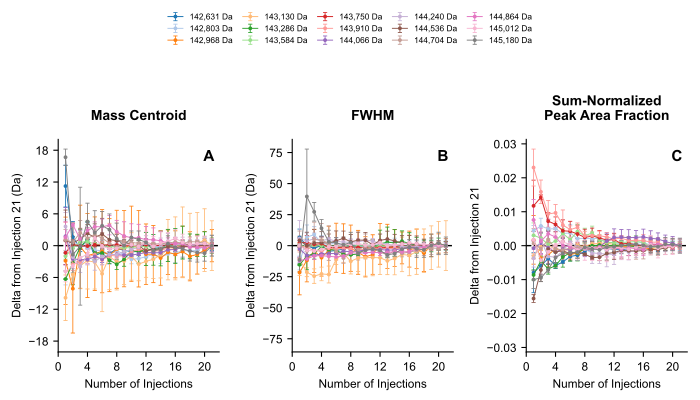

This figure's Python source:
"""Create the Rabbit IgG delta plots used in Figure S8.

Each plotted value is the replicate mean at an injection count minus the
replicate mean at injection 21. Error bars are SEM in the original metric
units. Peak-area fractions are normalized over the retained target peaks in
each UniDec peak-parameter file.
"""

import re
from pathlib import Path

import matplotlib.pyplot as plt
from matplotlib.ticker import MaxNLocator
import numpy as np
import pandas as pd


REPLICATE_FOLDERS = [
    Path(r"Z:\Group Share\BHT\Temp\Paper\Stats\Amgen Rabbit IgG Rep 1"),
    Path(r"Z:\Group Share\BHT\Temp\Paper\Stats\Amgen Rabbit IgG Rep 2"),
    Path(r"Z:\Group Share\BHT\Temp\Paper\Stats\Amgen Rabbit IgG Rep 3"),
]

TARGET_MASSES = {
    "142,631 Da": 142631.0,
    "142,803 Da": 142803.0,
    "142,968 Da": 142968.0,
    "143,130 Da": 143130.0,
    "143,286 Da": 143286.0,
    "143,584 Da": 143584.0,
    "143,750 Da": 143750.0,
    "143,910 Da": 143910.0,
    "144,066 Da": 144066.0,
    "144,240 Da": 144240.0,
    "144,536 Da": 144536.0,
    "144,704 Da": 144704.0,
    "144,864 Da": 144864.0,
    "145,012 Da": 145012.0,
    "145,180 Da": 145180.0,
}

MASS_TOLERANCE_DA = 100.0
EXPECTED_INJECTIONS = tuple(range(1, 22))
REFERENCE_INJECTION = 21
OUTPUT_DPI = 300
OUTPUT_DIRECTORY = Path(__file__).resolve().parent
OUTPUT_PNG = OUTPUT_DIRECTORY / "Figure S8.png"
OUTPUT_PDF = OUTPUT_DIRECTORY / "Figure S8.pdf"
OUTPUT_CSV = OUTPUT_DIRECTORY / "Figure S8_results.csv"

BASE_FONT_SIZE = 8.5
PANEL_TITLE_FONT_SIZE = 10
SUBPLOT_LABEL_FONT_SIZE = 11
LEGEND_FONT_SIZE = 6
FIGURE_SIZE_INCHES = (7.0, 4.0)
AXIS_STROKE_WIDTH = 0.8

REQUIRED_COLUMNS = {
    "Mass",
    "Area",
    "MassCentroid",
    "MassFWHM",
}

METRICS = {
    "centroid": {
        "title": "Mass Centroid",
        "source": "Mass Centroid (Da)",
        "ylabel": f"Delta from Injection {REFERENCE_INJECTION} (Da)",
        "minimum_limit": 1.0,
    },
    "fwhm": {
        "title": "FWHM",
        "source": "FWHM (Da)",
        "ylabel": f"Delta from Injection {REFERENCE_INJECTION} (Da)",
        "minimum_limit": 1.0,
    },
    "area_fraction": {
        "title": "Sum-Normalized\nPeak Area Fraction",
        "source": "Sum-Normalized Peak Area Fraction",
        "ylabel": f"Delta from Injection {REFERENCE_INJECTION}",
        "minimum_limit": 0.01,
    },
}


def extract_injection_number(path: Path) -> int:
    """Extract an injection count from a ``merged_N_peakparam.dat`` name."""
    match = re.search(r"merged_(\d+)_", path.name)
    if match is None:
        raise ValueError(f"Could not determine injection number from: {path.name}")
    return int(match.group(1))


def load_peak_parameters(path: Path) -> pd.DataFrame:
    """Load and validate one UniDec peak-parameter file."""
    table = pd.read_csv(path, sep=r"\s+", encoding="utf-8")
    missing_columns = REQUIRED_COLUMNS.difference(table.columns)
    if missing_columns:
        missing = ", ".join(sorted(missing_columns))
        raise ValueError(f"Missing columns ({missing}) in: {path}")

    table = table.copy()
    for column in REQUIRED_COLUMNS:
        table[column] = pd.to_numeric(table[column], errors="coerce")
    if table[list(REQUIRED_COLUMNS)].isna().any().any():
        raise ValueError(f"Non-numeric required values found in: {path}")
    return table


def match_target_peaks(
    table: pd.DataFrame,
    path: Path,
) -> dict[str, pd.Series]:
    """Return the closest in-tolerance row for each available target peak."""
    matched: dict[str, pd.Series] = {}
    for peak_name, target_mass in TARGET_MASSES.items():
        mass_error = (table["Mass"] - target_mass).abs()
        candidates = table.loc[mass_error <= MASS_TOLERANCE_DA]
        if candidates.empty:
            print(
                f"Warning: No {peak_name} peak within {MASS_TOLERANCE_DA:g} Da "
                f"in {path.name}"
            )
            continue
        closest_index = mass_error.loc[candidates.index].idxmin()
        matched[peak_name] = table.loc[closest_index]
    return matched


def collect_measurements() -> pd.DataFrame:
    """Collect matched Rabbit IgG peak measurements from every replicate."""
    records: list[dict[str, float | int | str]] = []

    for replicate, folder in enumerate(REPLICATE_FOLDERS, start=1):
        if not folder.is_dir():
            raise FileNotFoundError(f"Replicate folder not found: {folder}")

        files = list(folder.glob("*_peakparam.dat"))
        files.sort(key=extract_injection_number)
        found_injections = tuple(extract_injection_number(path) for path in files)
        if found_injections != EXPECTED_INJECTIONS:
            raise ValueError(
                f"Replicate {replicate} must contain injections 1--21 exactly once; "
                f"found {found_injections}"
            )

        for path in files:
            injection_number = extract_injection_number(path)
            table = load_peak_parameters(path)
            matched_peaks = match_target_peaks(table, path)
            if not matched_peaks:
                raise ValueError(f"No target peaks were matched in: {path}")

            matched_area_sum = sum(
                float(peak["Area"]) for peak in matched_peaks.values()
            )
            if matched_area_sum <= 0.0:
                raise ValueError(f"Matched peak areas do not have a positive sum: {path}")

            for peak_name, peak in matched_peaks.items():
                peak_area = float(peak["Area"])
                if peak_area < 0.0:
                    raise ValueError(f"Negative matched peak area found in: {path}")
                records.append(
                    {
                        "Peak": peak_name,
                        "Target Mass (Da)": TARGET_MASSES[peak_name],
                        "Injection Number": injection_number,
                        "Replicate": replicate,
                        "Matched Mass (Da)": float(peak["Mass"]),
                        "Mass Centroid (Da)": float(peak["MassCentroid"]),
                        "FWHM (Da)": float(peak["MassFWHM"]),
                        "Sum-Normalized Peak Area Fraction": (
                            peak_area / matched_area_sum
                        ),
                        "Source File": str(path),
                    }
                )

    measurements = pd.DataFrame.from_records(records)
    if measurements.empty:
        raise ValueError("No Rabbit IgG target measurements were matched")
    return measurements


def standard_error(values: np.ndarray) -> float:
    """Return SEM; a single available replicate has an SEM of zero."""
    if values.size < 2:
        return 0.0
    return float(np.std(values, ddof=1) / np.sqrt(values.size))


def create_delta_results(measurements: pd.DataFrame) -> pd.DataFrame:
    """Calculate replicate means, SEM, and deltas from injection 21."""
    rows: list[dict[str, float | int | str]] = []

    for peak_name, target_mass in TARGET_MASSES.items():
        peak_data = measurements.loc[measurements["Peak"] == peak_name]
        for metric_name, metric in METRICS.items():
            reference_values = peak_data.loc[
                peak_data["Injection Number"] == REFERENCE_INJECTION,
                metric["source"],
            ].to_numpy(dtype=float)
            if reference_values.size == 0:
                print(
                    f"Warning: No injection {REFERENCE_INJECTION} reference for "
                    f"{peak_name} ({metric['title']}); series omitted"
                )
                continue
            reference_mean = float(np.mean(reference_values))

            for injection_number in EXPECTED_INJECTIONS:
                values = peak_data.loc[
                    peak_data["Injection Number"] == injection_number,
                    metric["source"],
                ].to_numpy(dtype=float)
                if values.size == 0:
                    continue
                mean = float(np.mean(values))
                rows.append(
                    {
                        "Peak": peak_name,
                        "Target Mass (Da)": target_mass,
                        "Metric": metric["title"].replace("\n", " "),
                        "Reference Injection": REFERENCE_INJECTION,
                        "Reference Mean": reference_mean,
                        "Injection Number": injection_number,
                        "Replicate Count": int(values.size),
                        "Mean": mean,
                        "Delta": mean - reference_mean,
                        "SEM": standard_error(values),
                    }
                )

    results = pd.DataFrame.from_records(rows)
    if results.empty:
        raise ValueError("No delta results could be calculated")
    return results


def get_peak_colors() -> dict[str, tuple[float, ...]]:
    """Assign each target peak a stable color from the tab20 palette."""
    colors = plt.get_cmap("tab20").colors
    return {
        peak_name: colors[index]
        for index, peak_name in enumerate(TARGET_MASSES)
    }


def set_delta_axis_limits(
    axis: plt.Axes,
    metric_results: pd.DataFrame,
    minimum_limit: float,
) -> None:
    """Set symmetric limits that contain every mean +/- SEM and zero."""
    lower = metric_results["Delta"].to_numpy(dtype=float) - metric_results[
        "SEM"
    ].to_numpy(dtype=float)
    upper = metric_results["Delta"].to_numpy(dtype=float) + metric_results[
        "SEM"
    ].to_numpy(dtype=float)
    maximum = max(
        float(np.max(np.abs(lower))),
        float(np.max(np.abs(upper))),
        minimum_limit,
    )
    axis.set_ylim(-maximum * 1.10, maximum * 1.10)
    axis.yaxis.set_major_locator(MaxNLocator(nbins=7, symmetric=True))


def make_figure(results: pd.DataFrame) -> plt.Figure:
    """Create the three-panel Rabbit IgG delta plot."""
    figure, axes = plt.subplots(
        1,
        len(METRICS),
        squeeze=False,
        sharex=True,
        figsize=FIGURE_SIZE_INCHES,
    )
    axes = axes[0]
    peak_colors = get_peak_colors()
    legend_handles = []
    legend_labels = []

    for panel_index, (axis, (metric_name, metric)) in enumerate(
        zip(axes, METRICS.items())
    ):
        metric_title = metric["title"].replace("\n", " ")
        metric_results = results.loc[results["Metric"] == metric_title]

        axis.set_title(
            metric["title"],
            fontsize=PANEL_TITLE_FONT_SIZE,
            fontweight="bold",
            pad=14,
        )
        axis.text(
            0.97,
            0.95,
            chr(ord("A") + panel_index),
            transform=axis.transAxes,
            fontsize=SUBPLOT_LABEL_FONT_SIZE,
            fontweight="bold",
            ha="right",
            va="top",
            clip_on=True,
            zorder=10,
        )
        axis.axhline(
            0,
            color="black",
            linestyle="--",
            linewidth=1.0,
            zorder=1,
        )

        for peak_name in TARGET_MASSES:
            peak_results = metric_results.loc[
                metric_results["Peak"] == peak_name
            ].sort_values("Injection Number")
            if peak_results.empty:
                continue
            color = peak_colors[peak_name]
            plotted = axis.errorbar(
                peak_results["Injection Number"],
                peak_results["Delta"],
                yerr=peak_results["SEM"],
                marker="o",
                linestyle="-",
                linewidth=0.7,
                markersize=1.8,
                capsize=1.5,
                color=color,
                markerfacecolor=color,
                markeredgecolor=color,
                ecolor=color,
                elinewidth=0.6,
                capthick=0.6,
                label=peak_name,
                zorder=2,
            )
            if panel_index == 0:
                legend_handles.append(plotted)
                legend_labels.append(peak_name)

        set_delta_axis_limits(axis, metric_results, metric["minimum_limit"])
        axis.xaxis.set_major_locator(MaxNLocator(nbins=6, integer=True))
        axis.set_xlabel("Number of Injections")
        axis.set_ylabel(metric["ylabel"])
        axis.spines["top"].set_visible(False)
        axis.spines["right"].set_visible(False)
        axis.spines["left"].set_linewidth(AXIS_STROKE_WIDTH)
        axis.spines["bottom"].set_linewidth(AXIS_STROKE_WIDTH)
        axis.tick_params(width=AXIS_STROKE_WIDTH)

    if legend_handles:
        figure.legend(
            legend_handles,
            legend_labels,
            loc="upper center",
            bbox_to_anchor=(0.5, 0.985),
            ncol=5,
            frameon=False,
            fontsize=LEGEND_FONT_SIZE,
            columnspacing=1.2,
            handlelength=1.8,
        )

    figure.tight_layout(rect=(0, 0, 1, 0.80), w_pad=1.5)
    return figure


def main() -> None:
    """Calculate Rabbit IgG deltas and render Figure S8."""
    plt.rcParams.update(
        {
            "font.family": "Arial",
            "font.size": BASE_FONT_SIZE,
            "pdf.fonttype": 42,
            "ps.fonttype": 42,
            "savefig.transparent": True,
        }
    )

    measurements = collect_measurements()
    results = create_delta_results(measurements)
    results.to_csv(OUTPUT_CSV, index=False, float_format="%.10g")

    figure = make_figure(results)
    figure.savefig(OUTPUT_PNG, dpi=OUTPUT_DPI, transparent=True)
    figure.savefig(OUTPUT_PDF, dpi=OUTPUT_DPI, transparent=True)
    plt.close(figure)

    maximum_measurements = (
        len(REPLICATE_FOLDERS) * len(EXPECTED_INJECTIONS) * len(TARGET_MASSES)
    )
    print(
        f"Matched {len(measurements)} of {maximum_measurements} possible "
        "Rabbit IgG peak measurements"
    )
    print(f"Saved {OUTPUT_PNG}")
    print(f"Saved {OUTPUT_PDF}")
    print(f"Saved {OUTPUT_CSV}")


if __name__ == "__main__":
    main()
